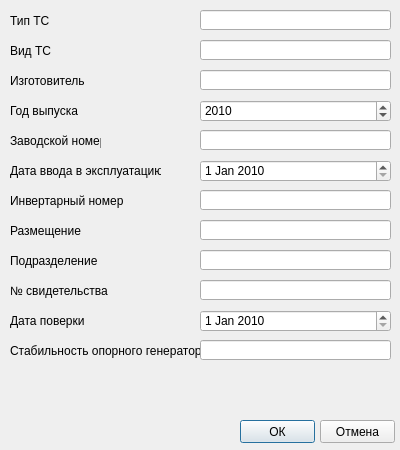
<?xml version="1.0" encoding="UTF-8"?>
<ui version="4.0">
 <class>add_equip</class>
 <widget class="QDialog" name="add_equip">
  <property name="geometry">
   <rect>
    <x>0</x>
    <y>0</y>
    <width>400</width>
    <height>450</height>
   </rect>
  </property>
  <property name="minimumSize">
   <size>
    <width>400</width>
    <height>450</height>
   </size>
  </property>
  <property name="maximumSize">
   <size>
    <width>400</width>
    <height>450</height>
   </size>
  </property>
  <property name="windowTitle">
   <string>Добавить оборудование</string>
  </property>
  <widget class="QPushButton" name="pushButton">
   <property name="geometry">
    <rect>
     <x>240</x>
     <y>420</y>
     <width>75</width>
     <height>23</height>
    </rect>
   </property>
   <property name="text">
    <string>ОК</string>
   </property>
  </widget>
  <widget class="QPushButton" name="pushButton_2">
   <property name="geometry">
    <rect>
     <x>320</x>
     <y>420</y>
     <width>75</width>
     <height>23</height>
    </rect>
   </property>
   <property name="text">
    <string>Отмена</string>
   </property>
  </widget>
  <widget class="QLabel" name="label">
   <property name="geometry">
    <rect>
     <x>10</x>
     <y>10</y>
     <width>91</width>
     <height>21</height>
    </rect>
   </property>
   <property name="text">
    <string>Тип ТС</string>
   </property>
  </widget>
  <widget class="QLineEdit" name="lineEdit">
   <property name="geometry">
    <rect>
     <x>200</x>
     <y>10</y>
     <width>191</width>
     <height>20</height>
    </rect>
   </property>
  </widget>
  <widget class="QLineEdit" name="lineEdit_2">
   <property name="geometry">
    <rect>
     <x>200</x>
     <y>40</y>
     <width>191</width>
     <height>20</height>
    </rect>
   </property>
   <property name="text">
    <string/>
   </property>
  </widget>
  <widget class="QLabel" name="label_2">
   <property name="geometry">
    <rect>
     <x>10</x>
     <y>40</y>
     <width>91</width>
     <height>21</height>
    </rect>
   </property>
   <property name="text">
    <string>Вид ТС</string>
   </property>
  </widget>
  <widget class="QLineEdit" name="lineEdit_3">
   <property name="geometry">
    <rect>
     <x>200</x>
     <y>70</y>
     <width>191</width>
     <height>20</height>
    </rect>
   </property>
   <property name="text">
    <string/>
   </property>
  </widget>
  <widget class="QLabel" name="label_3">
   <property name="geometry">
    <rect>
     <x>10</x>
     <y>70</y>
     <width>91</width>
     <height>21</height>
    </rect>
   </property>
   <property name="text">
    <string>Изготовитель</string>
   </property>
  </widget>
  <widget class="QLabel" name="label_4">
   <property name="geometry">
    <rect>
     <x>10</x>
     <y>100</y>
     <width>91</width>
     <height>21</height>
    </rect>
   </property>
   <property name="text">
    <string>Год выпуска</string>
   </property>
  </widget>
  <widget class="QDateEdit" name="dateEdit">
   <property name="geometry">
    <rect>
     <x>200</x>
     <y>100</y>
     <width>191</width>
     <height>22</height>
    </rect>
   </property>
   <property name="dateTime">
    <datetime>
     <hour>0</hour>
     <minute>0</minute>
     <second>0</second>
     <year>2010</year>
     <month>1</month>
     <day>1</day>
    </datetime>
   </property>
   <property name="displayFormat">
    <string>yyyy</string>
   </property>
   <property name="calendarPopup">
    <bool>false</bool>
   </property>
   <property name="currentSectionIndex">
    <number>0</number>
   </property>
  </widget>
  <widget class="QLineEdit" name="lineEdit_4">
   <property name="geometry">
    <rect>
     <x>200</x>
     <y>130</y>
     <width>191</width>
     <height>20</height>
    </rect>
   </property>
   <property name="text">
    <string/>
   </property>
  </widget>
  <widget class="QLabel" name="label_5">
   <property name="geometry">
    <rect>
     <x>10</x>
     <y>130</y>
     <width>91</width>
     <height>21</height>
    </rect>
   </property>
   <property name="text">
    <string>Заводской номер</string>
   </property>
  </widget>
  <widget class="QLabel" name="label_6">
   <property name="geometry">
    <rect>
     <x>10</x>
     <y>160</y>
     <width>151</width>
     <height>21</height>
    </rect>
   </property>
   <property name="text">
    <string>Дата ввода в эксплуатацию</string>
   </property>
  </widget>
  <widget class="QDateEdit" name="dateEdit_2">
   <property name="geometry">
    <rect>
     <x>200</x>
     <y>160</y>
     <width>191</width>
     <height>22</height>
    </rect>
   </property>
   <property name="dateTime">
    <datetime>
     <hour>0</hour>
     <minute>0</minute>
     <second>0</second>
     <year>2010</year>
     <month>1</month>
     <day>1</day>
    </datetime>
   </property>
  </widget>
  <widget class="QLineEdit" name="lineEdit_5">
   <property name="geometry">
    <rect>
     <x>200</x>
     <y>190</y>
     <width>191</width>
     <height>20</height>
    </rect>
   </property>
   <property name="text">
    <string/>
   </property>
  </widget>
  <widget class="QLabel" name="label_7">
   <property name="geometry">
    <rect>
     <x>10</x>
     <y>190</y>
     <width>151</width>
     <height>21</height>
    </rect>
   </property>
   <property name="text">
    <string>Инвертарный номер</string>
   </property>
  </widget>
  <widget class="QLabel" name="label_8">
   <property name="geometry">
    <rect>
     <x>10</x>
     <y>220</y>
     <width>151</width>
     <height>21</height>
    </rect>
   </property>
   <property name="text">
    <string>Размещение</string>
   </property>
  </widget>
  <widget class="QLineEdit" name="lineEdit_6">
   <property name="geometry">
    <rect>
     <x>200</x>
     <y>220</y>
     <width>191</width>
     <height>20</height>
    </rect>
   </property>
   <property name="text">
    <string/>
   </property>
  </widget>
  <widget class="QLineEdit" name="lineEdit_7">
   <property name="geometry">
    <rect>
     <x>200</x>
     <y>250</y>
     <width>191</width>
     <height>20</height>
    </rect>
   </property>
   <property name="text">
    <string/>
   </property>
  </widget>
  <widget class="QLabel" name="label_9">
   <property name="geometry">
    <rect>
     <x>10</x>
     <y>250</y>
     <width>151</width>
     <height>21</height>
    </rect>
   </property>
   <property name="text">
    <string>Подразделение</string>
   </property>
  </widget>
  <widget class="QLabel" name="label_10">
   <property name="geometry">
    <rect>
     <x>10</x>
     <y>280</y>
     <width>151</width>
     <height>21</height>
    </rect>
   </property>
   <property name="text">
    <string>№ свидетельства</string>
   </property>
  </widget>
  <widget class="QLineEdit" name="lineEdit_8">
   <property name="geometry">
    <rect>
     <x>200</x>
     <y>280</y>
     <width>191</width>
     <height>20</height>
    </rect>
   </property>
   <property name="text">
    <string/>
   </property>
  </widget>
  <widget class="QLabel" name="label_11">
   <property name="geometry">
    <rect>
     <x>10</x>
     <y>310</y>
     <width>151</width>
     <height>21</height>
    </rect>
   </property>
   <property name="text">
    <string>Дата поверки</string>
   </property>
  </widget>
  <widget class="QDateEdit" name="dateEdit_3">
   <property name="geometry">
    <rect>
     <x>200</x>
     <y>310</y>
     <width>191</width>
     <height>22</height>
    </rect>
   </property>
   <property name="dateTime">
    <datetime>
     <hour>0</hour>
     <minute>0</minute>
     <second>0</second>
     <year>2010</year>
     <month>1</month>
     <day>1</day>
    </datetime>
   </property>
  </widget>
  <widget class="QLabel" name="label_12">
   <property name="geometry">
    <rect>
     <x>10</x>
     <y>340</y>
     <width>191</width>
     <height>21</height>
    </rect>
   </property>
   <property name="text">
    <string>Стабильность опорного генератора</string>
   </property>
  </widget>
  <widget class="QLineEdit" name="lineEdit_9">
   <property name="geometry">
    <rect>
     <x>200</x>
     <y>340</y>
     <width>191</width>
     <height>20</height>
    </rect>
   </property>
   <property name="text">
    <string/>
   </property>
  </widget>
 </widget>
 <resources/>
 <connections/>
</ui>
